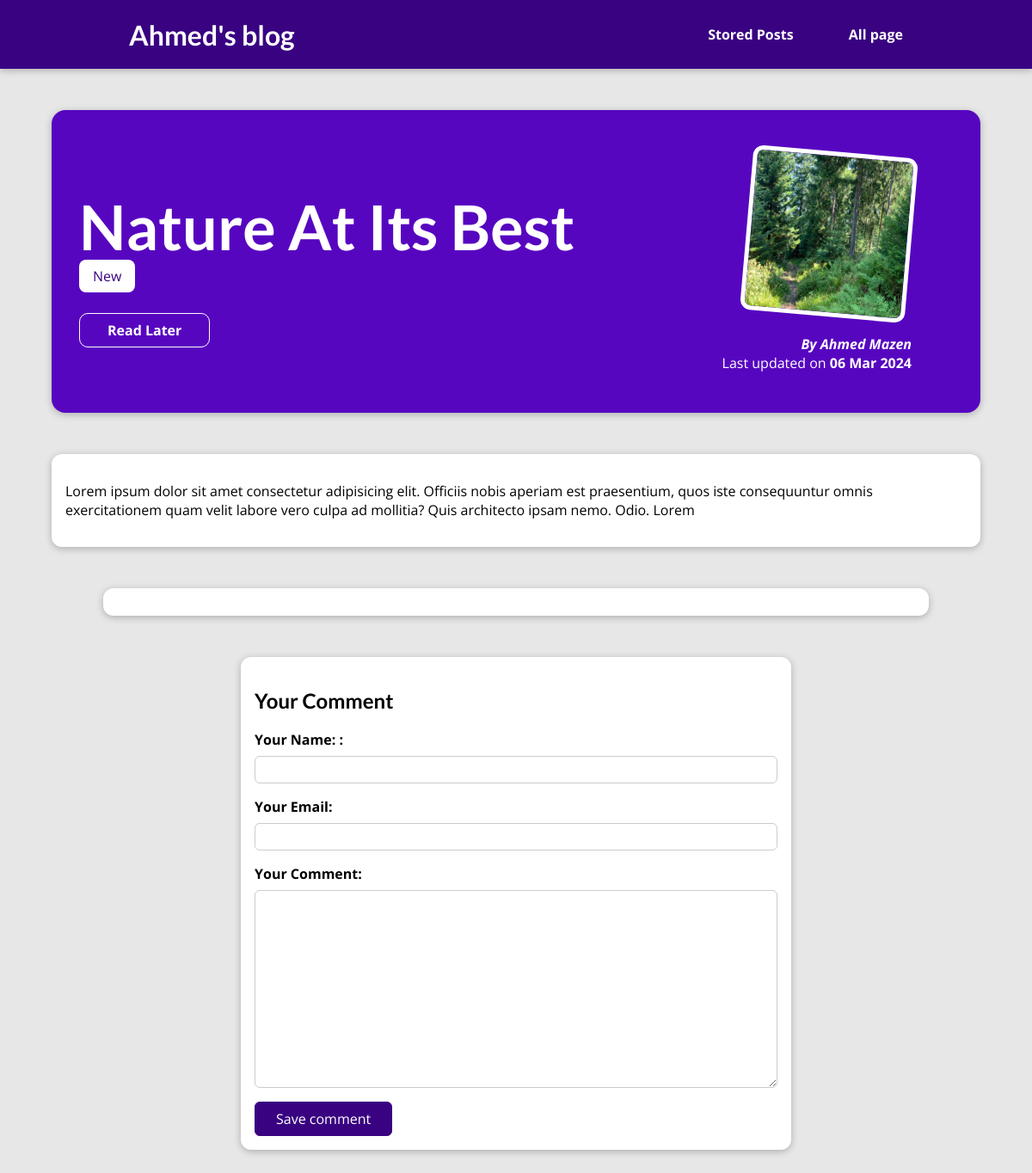
The page /posts/nature-at-its-best on the database its author committed.
### blog/models.py (models this page shows, shortened)
class Post(models.Model):
    title = models.CharField(max_length=100)
    excerpt = models.CharField(max_length=254)
    image = models.ImageField(upload_to="posts", null=True)
    date = models.DateField(auto_now=True)
    slug = models.SlugField(default="", null=False,
                            blank=True,
                            unique=True)
    author = models.ForeignKey(Author, on_delete=models.SET_NULL,
                               null=True,
                               related_name="posts")
    tags = models.ManyToManyField(Tag)
    content = models.TextField()

class Tag(models.Model):
    captions = models.CharField(max_length=20)

class Author(models.Model):
    first_name = models.CharField(max_length=100)
    last_name = models.CharField(max_length=100)
    email_address = models.EmailField(unique=True)
    def full_name(self):
        return f"{self.first_name} {self.last_name}"
    def __str__(self):
        return self.full_name()

### blog/views.py (the view, shortened to what this page needs)
# urls.py: path("posts/<slug:slug>", views.PostDetailView.as_view(),
class PostDetailView(View):
    def is_stored_posts(self, request, post_id):
        stored_post = request.session.get("stored_posts")
        if stored_post is not None:
            is_saved_for_later = post_id in stored_post
        else:
            is_saved_for_later = False
        return is_saved_for_later
    def get(self, request, slug):
        post = Post.objects.get(slug=slug)
        context = {
            "post": post,
            "post_tags": post.tags.all(),
            "comment_form": CommentForms(),
            "comments": post.comments.all().order_by("-id"),
            "saved": self.is_stored_posts(request, post.id)
        }
        return render(request, "blog/post_detail.html", context)

### blog/forms.py
class CommentForms(forms.ModelForm):
    class Meta:
        model = Comments
        exclude = ["post"]
        labels = {
            "user_name": "Your Name: ",
            "user_email": "Your Email",
            "text": "Your Comment"
        }
        def user_name(self):
            return str(self.user_name).capitalize()

### blog/templates/blog/post_detail.html (shortened to what this page needs)
{%extends "base.html"%}
{%load static%}
{%block css_files%}
<link rel="stylesheet" href="{%static "blog/all_posts.css"%}">
<link rel="stylesheet" href="{%static "blog/post.css"%}">
<link rel="stylesheet" href="{%static "blog/post_detail.css"%}">
{%endblock%}
{%block content%}
<section id="summary">
    <h2>{{post.title}}</h2>
    <div>
        {%for tag in post_tags %}
        <span class="tag">{{tag.captions}}</span>
        {%endfor%}
    </div>
    <div id="read-later">
        <form action="{%url "read-later"%}" method="POST">
            <button>
                {% if saved %}
                    Remove from read later
                {%else%}
                Read Later
                {% endif %}
            </button>
        </form>
    </div>
    <article>
        <img src="{{post.image.url}}" alt="Post-title">
        <address>By  <a href="mailto:{{post.author.email_address}}">{{post.author}}</a></address>
        <div>
            Last updated on <time>{{post.date|date:"d M Y"}}</time>
        </div>
    </article>
</section>
<main>
    <p>{{post.content|linebreaks}}</p>
</main>
<section id="comments">
</section>
<section  id="comment-form">
    <h2>Your Comment</h2>
    <form action="{%url "post-detail-page" post.slug%}" method="POST">
        {%for form_field in comment_form%}
        <div class="form-control {%if form_field.errors%} invalid {%endif%}">
            {{form_field.label_tag}}
            {{form_field}}
        </div>
        {%endfor%}
        <button>Save comment</button>
    </form>
</section>
{%endblock%}

### static/app.css (style rules this page uses)
* { box-sizing: border-box; }
html { font-family: 'Open Sans', 'Lato', sans-serif; }
body { margin: 0; }
h1, h2, h3 { font-family: 'Lato', sans-serif; font-weight: bold; }

### blog/static/blog/all_posts.css (style rules this page uses)
body { background-color: #e7e7e7; }

### blog/static/blog/post_detail.css (style rules this page uses)
body { background-color: #e7e7e7; }
#summary { margin: 8rem auto 3rem auto; padding: 2rem; width: 90%; max-width: 90rem; border-radius: 16px; background-color: #5706c0; position: relative; box-shadow: 0 2px 8px rgba(0, 0, 0, 0.25); height: 22rem; }
#summary h2 { color: white; font-size: 4.5rem; margin-bottom: 0.25rem; }
#summary article { position: absolute; top: 2rem; right: 3rem; padding: 1rem 2rem; border-radius: 12px; text-align: right; color: white; }
#summary article img { width: 12rem; height: 12rem; border-radius: 12px; transform: rotateZ(5deg); border: 5px solid white; margin-bottom: 1rem; }
#summary address { font-weight: bold; }
#summary a { color: white; text-decoration: none; }
#summary time { font-weight: bold; }
#read-later { margin: 2rem 0; }
#read-later button { background-color: transparent; border: 1px solid white; padding: 0.5rem 2rem; font: inherit; color: white; cursor: pointer; transition: .3s; border-radius: 10px; font-weight: bold; }
main { width: 90%; max-width: 90rem; margin: 3rem auto; background-color: white; padding: 1rem; border-radius: 12px; box-shadow: 0 2px 8px rgba(0, 0, 0, 0.25); }
.tag { background-color: white; color: #390281; padding: 0.5rem 1rem; border-radius: 8px; width : max-content; }
#comment-form { margin: 3rem auto; width: 90%; max-width: 40rem; border-radius: 12px; background-color: white; box-shadow: 0 2px 8px rgba(0, 0, 0, 0.25); padding: 1rem; }
#comment-form button { font: inherit; background-color: #390281; color: white; border: 1px solid #390281; padding: 0.5rem 1.5rem; border-radius: 6px; cursor: pointer; }
.form-control { margin-bottom: 1rem; }
.form-control label { font-weight: bold; margin-bottom: 0.5rem; display: block; }
.form-control input, .form-control textarea { display: block; width: 100%; font: inherit; padding: 0.25rem; border-radius: 6px; border: 1px solid #ccc; }
#comments { margin: 3rem auto; width: 90%; max-width: 60rem; border-radius: 12px; background-color: white; box-shadow: 0 2px 8px rgba(0, 0, 0, 0.25); padding: 1rem 2rem; }

### rows shown on the page
Post: title "Nature At Its Best", image (picture), author "Ahmed Mazen", date "06 Mar 2024", content "Lorem ipsum dolor sit amet consectetur adipisicing elit. Officiis nobis aperiam est praesentium, quos iste consequuntur omnis exercitationem quam velit labore vero culpa ad mollitia? Quis architecto ipsam nemo. Odio. Lorem"
Tag: captions "New"
